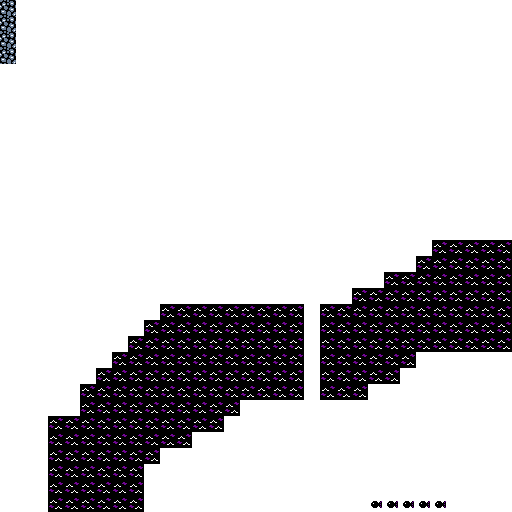

A 2D game scene composited from a Tiled map and its tileset images. What follows is a short description and the map's XML, with every tile layer's data as written:
An orthogonal 32x32 tile map with 16x16 px tiles, 1 tile layer (Tile Layer 1) and 1 object (Player Start).

<map version="1.0" orientation="orthogonal" renderorder="right-down" width="32" height="32" tilewidth="16" tileheight="16" nextobjectid="2">
 <tileset firstgid="1" source="Arctia Tiles.tsx" />
 <layer name="Tile Layer 1" width="32" height="32">
  <data encoding="csv">
3,2,2,2,2,2,2,2,2,2,2,2,2,2,2,2,2,2,2,2,2,2,2,2,2,2,2,2,2,2,2,2,
3,2,2,2,2,2,2,2,2,2,2,2,2,2,2,2,2,2,2,2,2,2,2,2,2,2,2,2,2,2,2,2,
3,2,2,2,2,2,2,2,2,2,2,2,2,2,2,2,2,2,2,2,2,2,2,2,2,2,2,2,2,2,2,2,
3,2,2,2,2,2,2,2,2,2,2,2,2,2,2,2,2,2,2,2,2,2,2,2,2,2,2,2,2,2,2,2,
2,2,2,2,2,2,2,2,2,2,2,2,2,2,2,2,2,2,2,2,2,2,2,2,2,2,2,2,2,2,2,2,
2,2,2,2,2,2,2,2,2,2,2,2,2,2,2,2,2,2,2,2,2,2,2,2,2,2,2,2,2,2,2,2,
2,2,2,2,2,2,2,2,2,2,2,2,2,2,2,2,2,2,2,2,2,2,2,2,2,2,2,2,2,2,2,2,
2,2,2,2,2,2,2,2,2,2,2,2,2,2,2,2,2,2,2,2,2,2,2,2,2,2,2,2,2,2,2,2,
2,2,2,2,2,2,2,2,2,2,2,2,2,2,2,2,2,2,2,2,2,2,2,2,2,2,2,2,2,2,2,2,
2,2,2,2,2,2,2,2,2,2,2,2,2,2,2,2,2,2,2,2,2,2,2,2,2,2,2,2,2,2,2,2,
2,2,2,2,2,2,2,2,2,2,2,2,2,2,2,2,2,2,2,2,2,2,2,2,2,2,2,2,2,2,2,2,
2,2,2,2,2,2,2,2,2,2,2,2,2,2,2,2,2,2,2,2,2,2,2,2,2,2,2,2,2,2,2,2,
2,2,2,2,2,2,2,2,2,2,2,2,2,2,2,2,2,2,2,2,2,2,2,2,2,2,2,2,2,2,2,2,
2,2,2,2,2,2,2,2,2,2,2,2,2,2,2,2,2,2,2,2,2,2,2,2,2,2,2,2,2,2,2,2,
2,2,2,2,2,2,2,2,2,2,2,2,2,2,2,2,2,2,2,2,2,2,2,2,2,2,2,2,2,2,2,2,
2,2,2,2,2,2,2,2,2,2,2,2,2,2,2,2,2,2,2,2,2,2,2,2,2,2,2,4,4,4,4,4,
2,2,2,2,2,2,2,2,2,2,2,2,2,2,2,2,2,2,2,2,2,2,2,2,2,2,4,4,4,4,4,4,
2,2,2,2,2,2,2,2,2,2,2,2,2,2,2,2,2,2,2,2,2,2,2,2,4,4,4,4,4,4,4,4,
2,2,2,2,2,2,2,2,2,2,2,2,2,2,2,2,2,2,2,2,2,2,4,4,4,4,4,4,4,4,4,4,
2,2,2,2,2,2,2,2,2,2,4,4,4,4,4,4,4,4,4,2,4,4,4,4,4,4,4,4,4,4,4,4,
2,2,2,2,2,2,2,2,2,4,4,4,4,4,4,4,4,4,4,2,4,4,4,4,4,4,4,4,4,4,4,4,
2,2,2,2,2,2,2,2,4,4,4,4,4,4,4,4,4,4,4,2,4,4,4,4,4,4,4,4,4,4,4,4,
2,2,2,2,2,2,2,4,4,4,4,4,4,4,4,4,4,4,4,2,4,4,4,4,4,4,2,2,2,2,2,2,
2,2,2,2,2,2,4,4,4,4,4,4,4,4,4,4,4,4,4,2,4,4,4,4,4,2,2,2,2,2,2,2,
2,2,2,2,2,4,4,4,4,4,4,4,4,4,4,4,4,4,4,2,4,4,4,2,2,2,2,2,2,2,2,2,
2,2,2,2,2,4,4,4,4,4,4,4,4,4,4,2,2,2,2,2,2,2,2,2,2,2,2,2,2,2,2,2,
2,2,2,4,4,4,4,4,4,4,4,4,4,4,2,2,2,2,2,2,2,2,2,2,2,2,2,2,2,2,2,2,
2,2,2,4,4,4,4,4,4,4,4,4,2,2,2,2,2,2,2,2,2,2,2,2,2,2,2,2,2,2,2,2,
2,2,2,4,4,4,4,4,4,4,2,2,2,2,2,2,2,2,2,2,2,2,2,2,2,2,2,2,2,2,2,2,
2,2,2,4,4,4,4,4,4,2,2,2,2,2,2,2,2,2,2,2,2,2,2,2,2,2,2,2,2,2,2,2,
2,2,2,4,4,4,4,4,4,2,2,2,2,2,2,2,2,2,2,2,2,2,2,2,2,2,2,2,2,2,2,2,
2,2,2,4,4,4,4,4,4,2,2,2,2,2,2,2,2,2,2,2,2,2,2,5,5,5,5,5,2,2,2,2
</data>
 </layer>
 <objectgroup name="Object Layer 1">
  <object id="1" name="Player Start" x="80" y="272" width="16" height="16" />
 </objectgroup>
</map>
